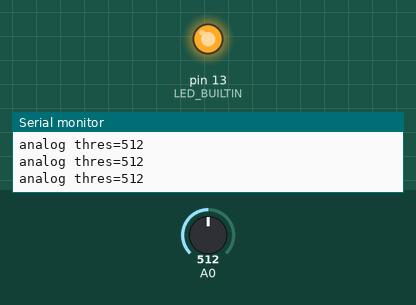
Simulated run of this sketch. Board: Arduino Uno, built with avr-gcc and run on an emulated ATmega328P. Parts: output pins drawn as LEDs (lit = HIGH), the last lines printed to the serial monitor. The test bench sets the inputs (shaded band); at power-on: A0 = 512.

Above: at 1.2 s.
1.3 s: A0 set to 310
2.8 s: A0 set to 286
At 4.0 s:
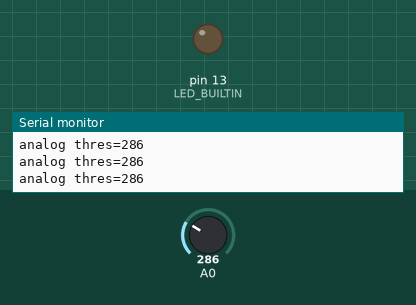
4.3 s: A0 set to 306
At 5.3 s:
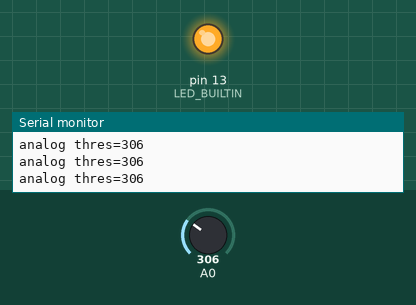
5.9 s: A0 set to 290
At 6.7 s:
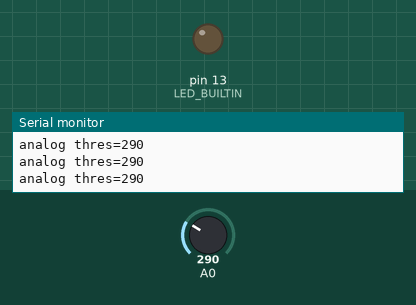
Timing chart, 0 to 8.5 s (numbered marks = the images above; inputs shaded):
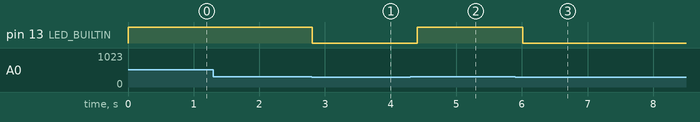

The sketch:

irdist.ino
```cpp
void setup() {
  pinMode(LED_BUILTIN, OUTPUT);
  Serial.begin(115200);
}

void loop() {
  int thres = analogRead(A0);
  Serial.print("analog thres=");
  Serial.println(thres);
  if (thres > 300)
     digitalWrite(LED_BUILTIN, HIGH);
  else
     digitalWrite(LED_BUILTIN, LOW);
  delay(200);
}
```

Measured:
- the behaviour switches between 301 and 300 on A0 (found by bisection; images 0 and 1)
- after the input at 2.8 s, pin 13 (LED_BUILTIN): HIGH → LOW at once
- after the input at 4.3 s, pin 13 (LED_BUILTIN): LOW → HIGH after 0.11 s
- after the input at 5.9 s, pin 13 (LED_BUILTIN): HIGH → LOW after 0.11 s
